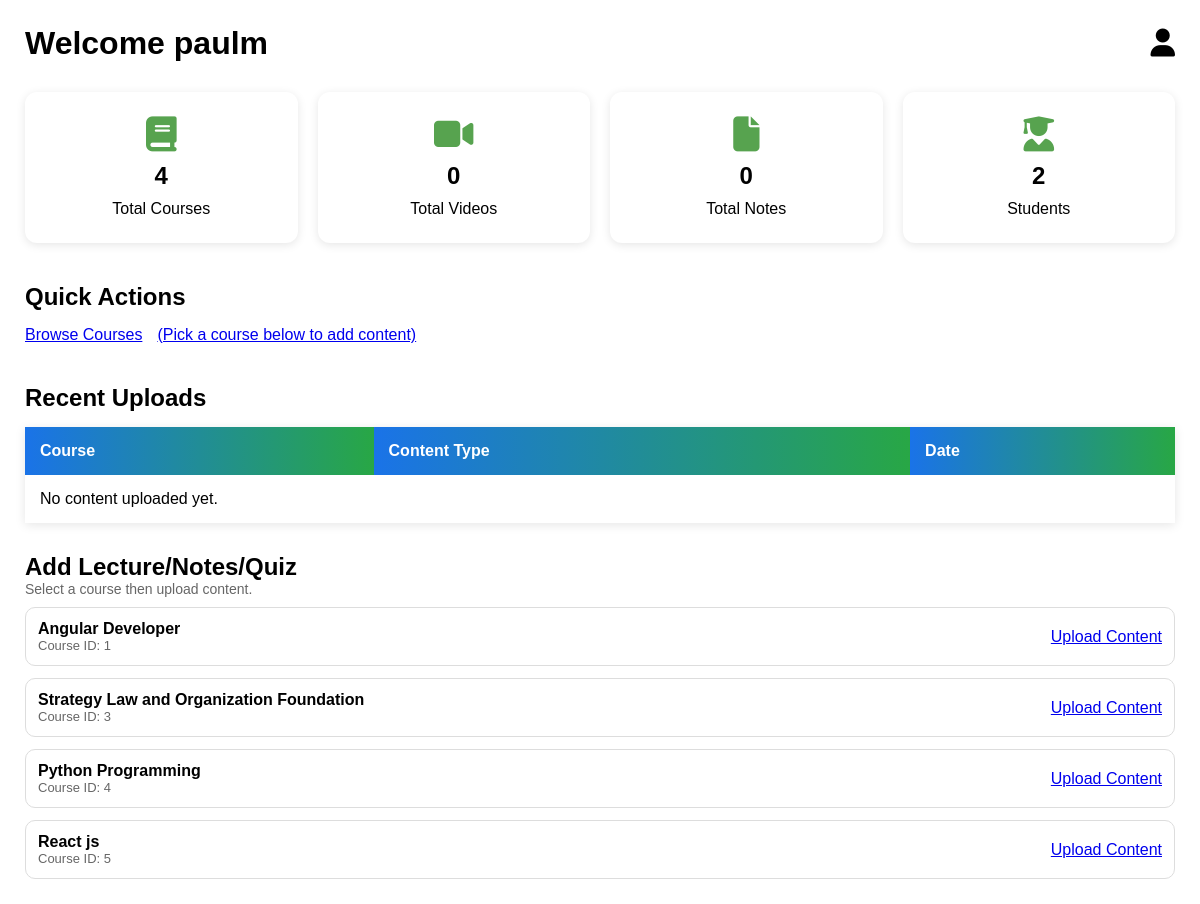
The app's page /facultydashboard/ (signed in), older data.
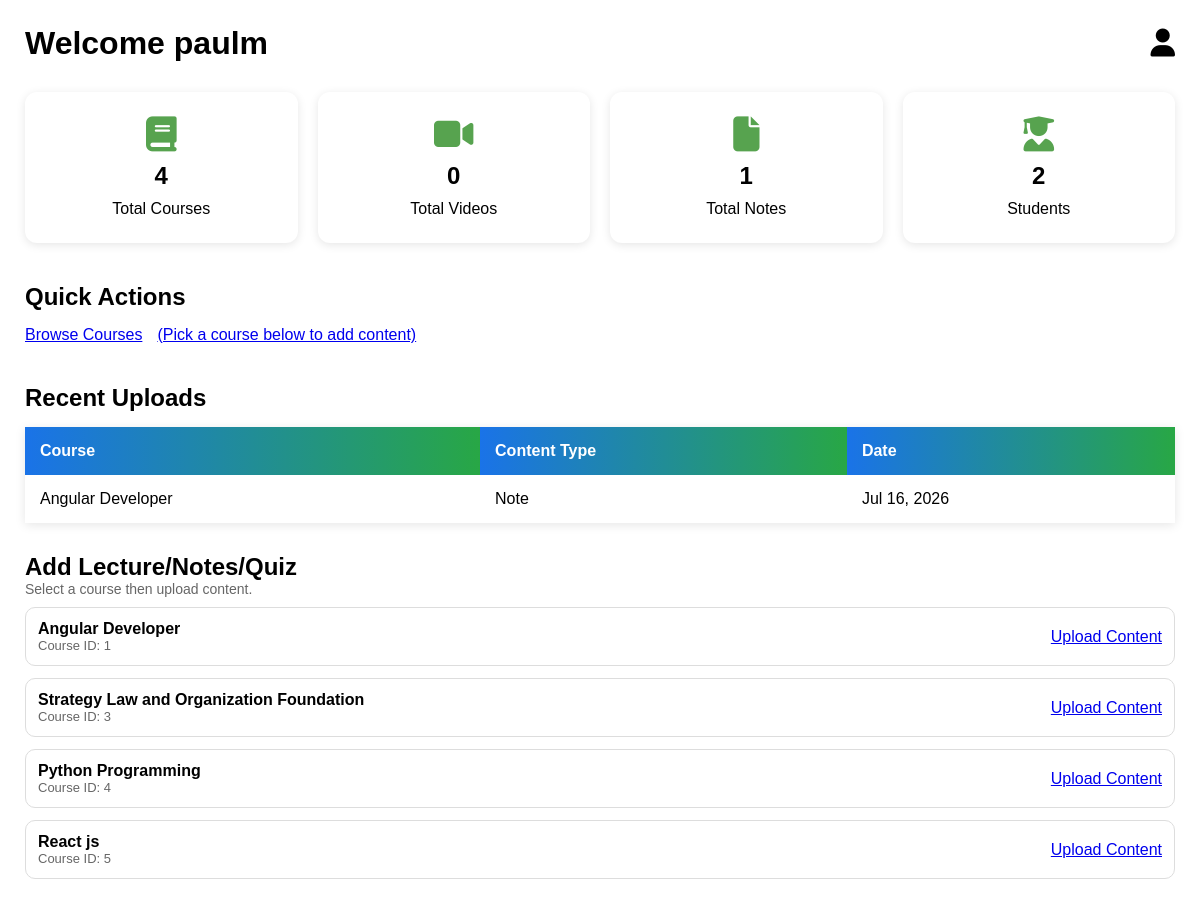
The same page, newer data.
### myapp/models.py (models this page shows, shortened)
class Courses(models.Model):
    user=models.ForeignKey('auth.user',on_delete=models.CASCADE)
    product_name=models.CharField(max_length=200)
    description=models.TextField(null=True)
    qty=models.IntegerField(default=1)
    product_image=models.ImageField(upload_to='product_images/',blank=True,null=True)
    price=models.DecimalField(max_digits=10,decimal_places=2)

class CourseContent(models.Model):
    CONTENT_NOTE = 'note'
    CONTENT_VIDEO = 'video'
    CONTENT_QUIZ = 'quiz'
    CONTENT_TYPE_CHOICES = [
        (CONTENT_NOTE, 'Note'),
        (CONTENT_VIDEO, 'Video'),
        (CONTENT_QUIZ, 'Quiz'),
    ]
    course = models.ForeignKey('Courses', on_delete=models.CASCADE, related_name='contents')
    content_type = models.CharField(max_length=10, choices=CONTENT_TYPE_CHOICES)
    title = models.CharField(max_length=250)
    note_file = models.FileField(upload_to='course_notes/', blank=True, null=True)
    video_file = models.FileField(upload_to='course_videos/', blank=True, null=True)
    quiz_question = models.CharField(max_length=500, blank=True, null=True)
    quiz_answer = models.CharField(max_length=500, blank=True, null=True)
    created_by = models.ForeignKey('auth.User', on_delete=models.SET_NULL, null=True, blank=True)
    created_at = models.DateTimeField(auto_now_add=True)

### myapp/views.py (the view)
# urls.py: path('facultydashboard/',fcdash,name='facultydashboard'),
def fcdash(request):
    if not request.user.is_staff:
        return render(request, 'msg.html', {'message': 'Only faculty can access this page.'})
    courses_qs = Courses.objects.all()
    videos_count = CourseContent.objects.filter(content_type=CourseContent.CONTENT_VIDEO).count()
    notes_count = CourseContent.objects.filter(content_type=CourseContent.CONTENT_NOTE).count()
    students_count = Enrollment.objects.values('student_id').distinct().count()
    recent_uploads = (
        CourseContent.objects.select_related('course')
        .order_by('-created_at')[:5]
    )
    return render(
        request,
        'pages/facultydashboard.html',
        {
            'courses': courses_qs,
            'courses_count': courses_qs.count(),
            'videos_count': videos_count,
            'notes_count': notes_count,
            'students_count': students_count,
            'recent_uploads': recent_uploads,
        }
    )

### myapp/templates/pages/facultydashboard.html (shortened to what this page needs)
{%load static%}
<!DOCTYPE html>
<html lang="en">
<head>
<link rel="stylesheet"
href="https://cdnjs.cloudflare.com/ajax/libs/font-awesome/6.5.1/css/all.min.css">
<link rel="stylesheet" href="{% static 'style/faculty.css' %}?v=1">
</head>
<body>
<div class="container">
    <main class="main-content">
        <div class="header">
            <h1>Welcome {{ request.user.username }}</h1>
            <div class="profile">
                <i class="fa-solid fa-user"></i>
            </div>
        </div>
        <div class="cards">
            <div class="card">
                <i class="fa-solid fa-book"></i>
                <h2>{{ courses_count }}</h2>
                <p>Total Courses</p>
            </div>
            <div class="card">
                <i class="fa-solid fa-video"></i>
                <h2>{{ videos_count }}</h2>
                <p>Total Videos</p>
            </div>
            <div class="card">
                <i class="fa-solid fa-file"></i>
                <h2>{{ notes_count }}</h2>
                <p>Total Notes</p>
            </div>
            <div class="card">
                <i class="fa-solid fa-user-graduate"></i>
                <h2>{{ students_count }}</h2>
                <p>Students</p>
            </div>
        </div>
        <section class="quick-actions">
            <h2>Quick Actions</h2>
            <div class="action-buttons">
                <a class="btn btn-primary" href="{% url 'index' %}">Browse Courses</a>
                <a class="btn btn-primary" href="#">(Pick a course below to add content)</a>
            </div>
        </section>
        <section class="recent">
            <h2>Recent Uploads</h2>
            <table>
                <thead>
                    <tr>
                        <th>Course</th>
                        <th>Content Type</th>
                        <th>Date</th>
                    </tr>
                </thead>
                <tbody>
                    {% if recent_uploads %}
                        {% for item in recent_uploads %}
                            <tr>
                                <td>{{ item.course.product_name }}</td>
                                <td>{{ item.get_content_type_display }}</td>
                                <td>{{ item.created_at|date:"M d, Y" }}</td>
                            </tr>
                        {% endfor %}
                    {% else %}
                        <tr>
                            <td colspan="3">No content uploaded yet.</td>
                        </tr>
                    {% endif %}
                </tbody>
            </table>
        </section>
        <section class="manage">
            <h2 style="margin-top:30px;">Add Lecture/Notes/Quiz</h2>
            <p style="color:#666; font-size:14px;">Select a course then upload content.</p>
            {% if courses %}
                <div style="display:grid; gap:12px; margin-top:10px;">
                    {% for c in courses %}
                        <div style="border:1px solid #ddd; border-radius:10px; padding:12px; display:flex; justify-content:space-between; align-items:center; gap:12px;">
                            <div>
                                <div style="font-weight:bold;">{{ c.product_name }}</div>
                                <div style="color:#666; font-size:13px;">Course ID: {{ c.id }}</div>
                            </div>
                            <a class="btn btn-primary" href="{% url 'faculty_add_content' c.id %}">Upload Content</a>
                        </div>
                    {% endfor %}
                </div>
            {% else %}
                <p style="color:#666;">No courses found.</p>
            {% endif %}
        </section>
    </main>
</div>
</body>
</html>

Row changes from the older to the newer data that the page shows:
added CourseContent: course.product_name "Angular Developer", content_type "Note", created_at "Jul 16, 2026"
Text that changed along with them:
{{ notes_count }}: "0" → "1"
text no longer shown: "No content uploaded yet."
